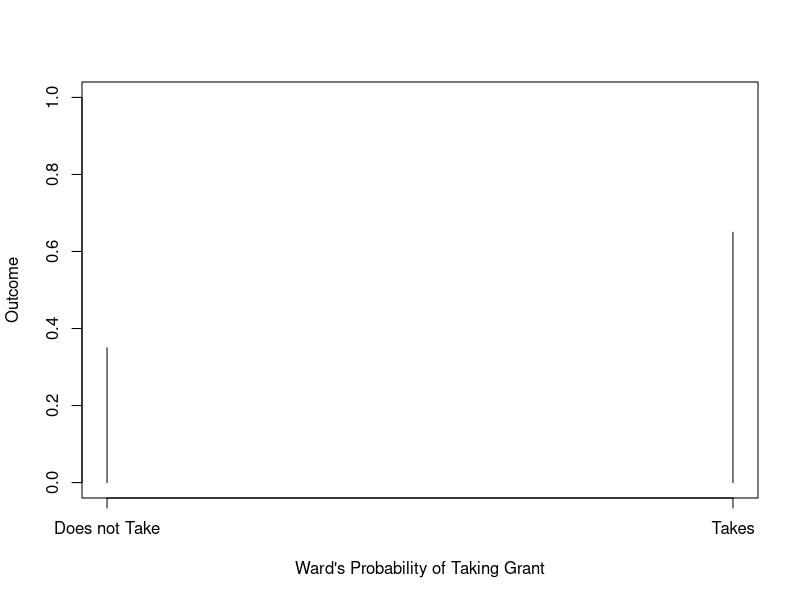
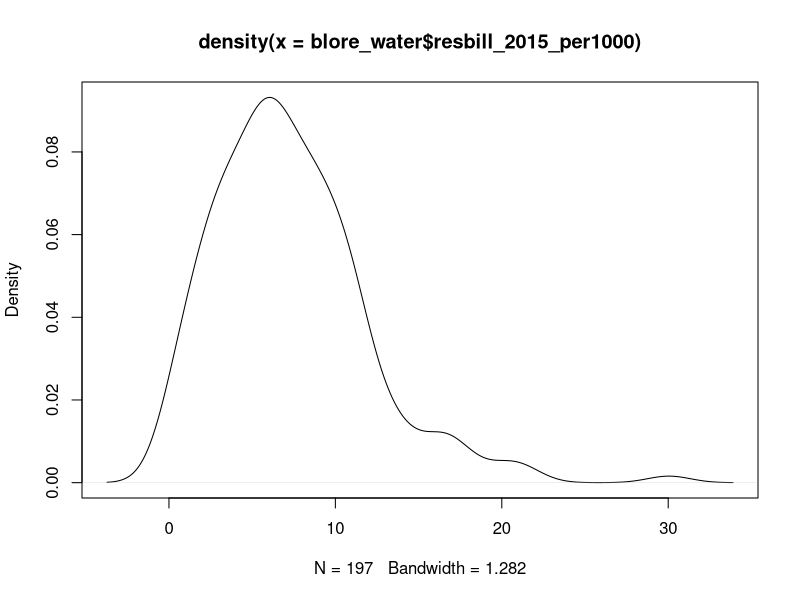
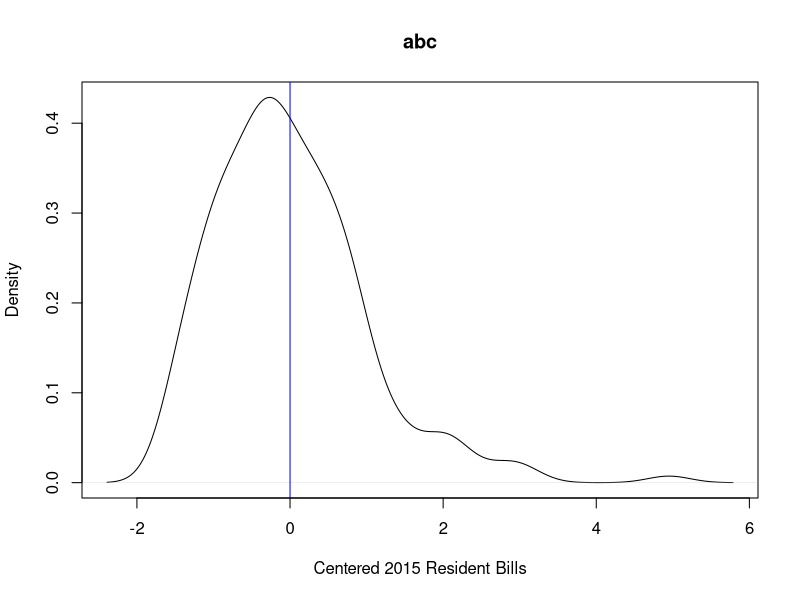
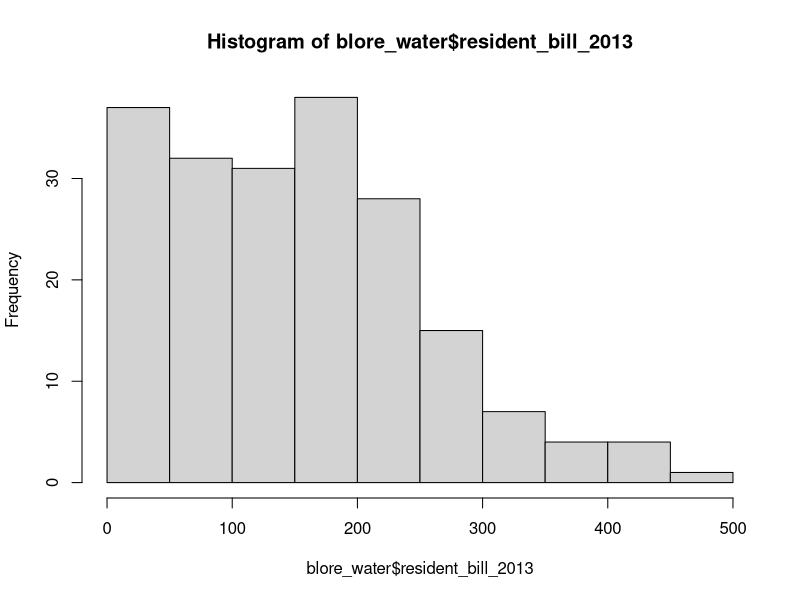
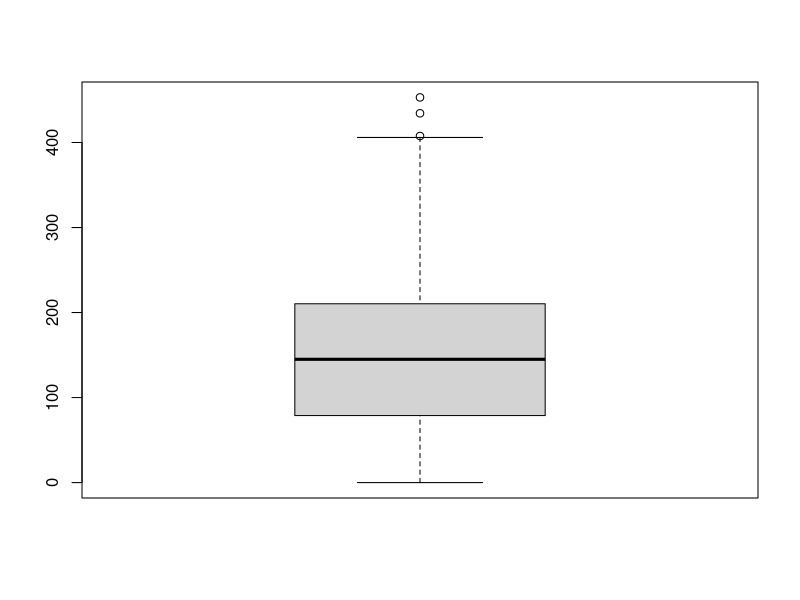
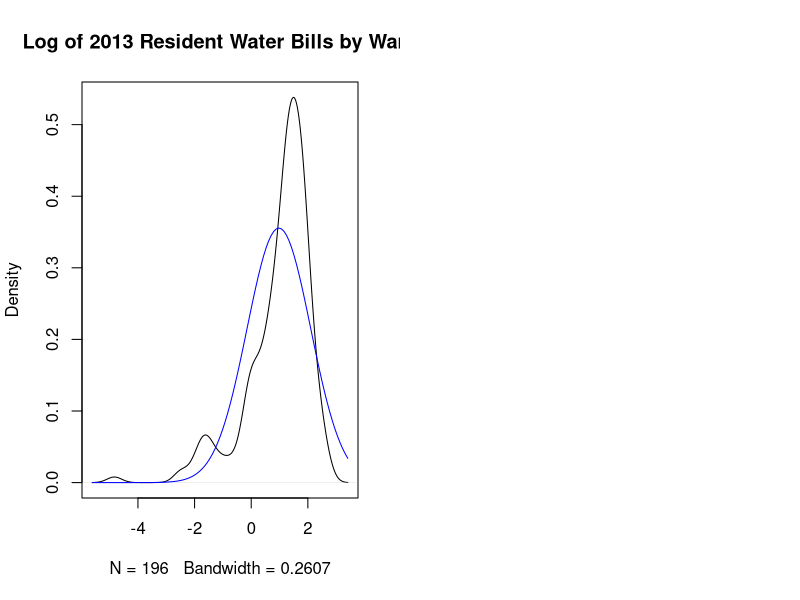

Here is the R script that generated these plots, in order: (Note: this script raises an error after producing the figures.)
## ---- chunk 1
knitr::opts_chunk$set(
  echo = TRUE,
  include=TRUE,
  cache = TRUE,
  hold=TRUE,
  warning = FALSE,
  message = FALSE,
  size = 'huge'
  )


## ---- chunk 2
library(tidyverse)
#Reading in data for purposes of rmd file
blore_water <- read_csv("bangalore_water_2013_2015.csv")

## ---- chunk 3
View(blore_water)
str(blore_water)
## ---- chunk 4

blore_water <- blore_water|>
  dplyr::mutate("resbill_2015_per1000"=1000*resident_bill_2015/pop2011)

#Doing the same for the 2013 resident bills 
blore_water<-blore_water|>
  mutate(resbill_2013_per1000=1000*resident_bill_2013/pop2011)

## ---- chunk 5
plot(c(0,1),c(0.35,0.65),type= "h",
     xaxt="n",     
     ylim=c(0,1),
     xlab="Ward's Probability of Taking Grant",
     ylab="Outcome")|>
axis(side=1, at=c(0,1), labels=c("Does not Take", "Takes"))

## ---- chunk 6

blore_grants<- rbinom(10,197,0.67)


## ---- chunk 7
dbinom(130,197,.65)
## ---- chunk 8
#Answer
 pbinom(130,197,0.65)
## ---- chunk 9
#Original Distribution
summary(blore_water$resbill_2015_per1000)
sd(blore_water$resbill_2015_per1000)
plot(density(blore_water$resbill_2015_per1000))
## ---- chunk 10
#Centering the Distribution's Mean around Zero
blore_water <- blore_water|>
  dplyr::mutate(resident_bill_2015z=
  scale(blore_water$resbill_2015_per1000, center = TRUE, scale = TRUE))

#Confirming scaling using summary statistics and kernel density plot
summary(blore_water$resident_bill_2015z)
sd(blore_water$resident_bill_2015z)

plot(density(blore_water$resident_bill_2015z),
     xlab="Centered 2015 Resident Bills",
    main="abc")
#Adding a line right at the mean
abline(v=mean(blore_water$resident_bill_2015z),col="blue")
## ---- chunk 11
#Calculating the mean and standard deviation
mn_bill2015<-mean(blore_water$resbill_2015_per1000)
sd_bill2015<-sd(blore_water$resbill_2015_per1000)
Z_6Rs<-(6.5-mn_bill2015)/sd_bill2015
Z_12Rs<-(12-mn_bill2015)/sd_bill2015

#getting probability of each 
P_6Rs<-pnorm(Z_6Rs)
P_12Rs<-pnorm(Z_12Rs)

## ---- chunk 12
P_12Rs-P_6Rs

## ---- chunk 13

hist(blore_water$resident_bill_2013, breaks=15)
boxplot(blore_water$resident_bill_2013)
## ---- chunk 14

#Preparing distribution for log-transforming
#values equal to 0 cannot be log-transformed! so we need to filter them out 
blore_water<-blore_water|>
  filter(resbill_2013_per1000>0)

#Adding a log-transform column for 2013 resident bills
blore_water<-mutate(blore_water,logresbill_2013=log(resbill_2013_per1000))
view(blore_water)
## ---- chunk 15
#Producing Kernel Density Plot of Log-Transformed Column
par(mfrow=c(1,2))
plot(density(blore_water$logresbill_2013), 
main = "Log of 2013 Resident Water Bills by Ward")


#Overlaying density of the normal distribution
#got a little lost here!
curve(dnorm(x, mean(log(blore_water$resbill_2013_per1000)),
sd(log(blore_water$resbill_2013_per1000))), add = TRUE, col = "blue")
legend(legend=c("density plot of 2013 bills","expected normal distribution of 2013 bills"))
## ---- chunk 16
par(mfrow=c(1,2))
plot(density(blore_water$resbill_2013_per1000), 
main = "Raw 2013 Resident Water Bills by Ward")

#Overlaying density of the normal distribution
curve(dnorm(x, mean(blore_water$resbill_2013_per1000),
sd(blore_water$resbill_2013_per1000)), add = TRUE, col = "red")
